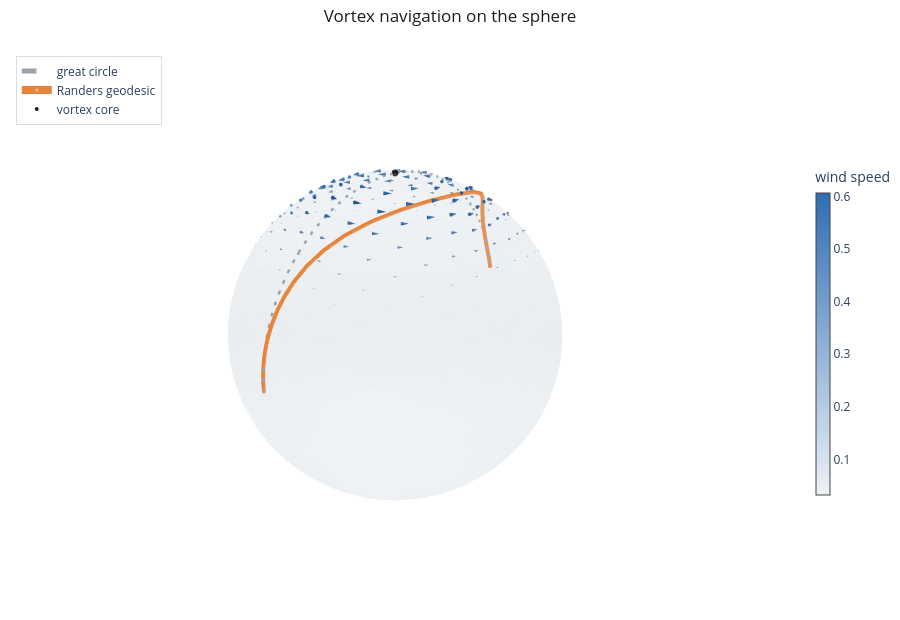

Notebook code cell kept with this figure:
### Markdown cell above
## 4. The wind field and the two routes

We sample the vortex over the sphere and draw it as a cone field; cone size follows the wind speed, so
the swirl shows as concentrated at the core and fading outward. Rotate the figure to follow the red
Randers geodesic leaning into the swirl while the great circle runs straight over the top.

### Code cell
pts, _ = generate_icosphere(radius=1.0, subdivisions=3)
pts = np.array(pts)
W = np.array(jax.vmap(lambda p: sphere.to_tangent(p, w_net(p)))(jnp.array(pts)))
keep = np.linalg.norm(W, axis=1) > 0.03

fig = go.Figure()
fig.add_trace(plotly_sphere(1.0))
fig.add_trace(plotly_cones(pts[keep], W[keep], name="wind", sizeref=0.35,
                           showscale=True, colorbar_title="wind speed"))
fig.add_trace(plotly_path(traj_riem.xs, color=PALETTE["muted"], name="great circle",
                          width=5, dash="dash"))
fig.add_trace(plotly_path(traj_rand.xs, color=PALETTE["accent"], name="Randers geodesic", width=8))
fig.add_trace(go.Scatter3d(x=[0], y=[0], z=[1], mode="markers",
                           marker=dict(size=4, color=PALETTE["ink"]), name="vortex core"))
plotly_layout(fig, "Vortex navigation on the sphere")
fig.show()

### Figure 1 — Plotly figure (JSON) as saved in the notebook; plotly's stock layout.template omitted (floating-point values rounded to 4 significant figures; data arrays with more than 128 entries replaced by an {"elided": "..."} marker saying what was removed)
{"data": [{"colorscale": [[0.0, "#cdd8e3"], [1.0, "#cdd8e3"]], "hoverinfo": "skip", "lighting": {"ambient": 0.9, "diffuse": 0.2, "specular": 0.05}, "name": "", "opacity": 0.16, "showscale": false, "type": "surface", "x": {"elided": "60x30 float values"}, "y": {"elided": "60x30 float values"}, "z": {"elided": "60x30 float values"}}, {"anchor": "tail", "colorbar": {"len": 0.6, "thickness": 14, "title": {"text": "wind speed"}}, "colorscale": [[0.0, "#eef2f7"], [1.0, "#2f6db5"]], "hoverinfo": "skip", "name": "wind", "showscale": true, "sizemode": "scaled", "sizeref": 0.35, "type": "cone", "u": {"elided": "228 float values"}, "v": {"elided": "228 float values"}, "w": {"elided": "228 float values"}, "x": {"elided": "228 float values"}, "y": {"elided": "228 float values"}, "z": {"elided": "228 float values"}}, {"line": {"color": "#9aa3ad", "dash": "dash", "width": 5}, "marker": {"color": "#9aa3ad", "size": [5, 0, 0, 0, 0, 0, 0, 0, 0, 0, 0, 0, 0, 0, 0, 0, 0, 0, 0, 0, 0, 0, 0, 0, 0, 0, 0, 0, 0, 0, 0, 0, 0, 0, 0, 0, 0, 0, 0, 0, 0, 0, 0, 0, 0, 0, 0, 0, 0, 0, 0]}, "mode": "lines+markers", "name": "great circle", "showlegend": true, "type": "scatter3d", "x": [1.0, 1.0, 0.9999, 0.9997, 0.9994, 0.999, 0.9985, 0.9976, 0.9963, 0.9944, 0.9917, 0.9876, 0.9816, 0.9729, 0.9604, 0.9426, 0.9177, 0.8836, 0.8379, 0.7785, 0.7034, 0.6113, 0.5025, 0.3785, 0.2423, 0.09869, -0.04702, -0.1893, -0.3229, -0.444, -0.5501, -0.6401, -0.7145, -0.7745, -0.8218, -0.8587, -0.8871, -0.9087, -0.9251, -0.9376, -0.9471, -0.9544, -0.9601, -0.9646, -0.9682, -0.9711, -0.9735, -0.9756, -0.9774, -0.979, -0.9806], "y": [0.0, -1.961e-06, -3.592e-06, -4.597e-06, -4.667e-06, -3.507e-06, -9.006e-07, 3.371e-06, 9.54e-06, 1.775e-05, 2.813e-05, 4.093e-05, 5.627e-05, 7.444e-05, 9.553e-05, 0.0001199, 0.0001475, 0.0001783, 0.0002119, 0.0002475, 0.000284, 0.0003196, 0.0003522, 0.0003797, 0.0003999, 0.0004112, 0.0004126, 0.0004042, 0.0003866, 0.0003614, 0.0003308, 0.0002968, 0.0002616, 0.0002268, 0.000194, 0.0001639, 0.0001372, 0.000114, 9.425e-05, 7.763e-05, 6.384e-05, 5.238e-05, 4.288e-05, 3.49e-05, 2.812e-05, 2.225e-05, 1.707e-05, 1.24e-05, 8.081e-06, 3.985e-06, 0.0], "z": [0.0, 0.007697, 0.01565, 0.02409, 0.03332, 0.0437, 0.05558, 0.06942, 0.08582, 0.1054, 0.1288, 0.157, 0.1908, 0.2311, 0.2785, 0.334, 0.3973, 0.4683, 0.5458, 0.6276, 0.7108, 0.7914, 0.8646, 0.9256, 0.9702, 0.9951, 0.9989, 0.9819, 0.9464, 0.896, 0.8351, 0.7683, 0.6997, 0.6326, 0.5698, 0.5124, 0.4616, 0.4175, 0.3797, 0.3477, 0.3209, 0.2984, 0.2796, 0.2638, 0.2503, 0.2388, 0.2287, 0.2197, 0.2114, 0.2037, 0.1961]}, {"line": {"color": "#e8833a", "width": 8}, "marker": {"color": "#e8833a", "size": [5, 0, 0, 0, 0, 0, 0, 0, 0, 0, 0, 0, 0, 0, 0, 0, 0, 0, 0, 0, 0, 0, 0, 0, 0, 0, 0, 0, 0, 0, 0, 0, 0, 0, 0, 0, 0, 0, 0, 0, 0, 0, 0, 0, 0, 0, 0, 0, 0, 0, 0]}, "mode": "lines+markers", "name": "Randers geodesic", "showlegend": true, "type": "scatter3d", "x": [1.0, 1.0, 0.9999, 0.9997, 0.9994, 0.9991, 0.9985, 0.9976, 0.9964, 0.9946, 0.9921, 0.9883, 0.9829, 0.9752, 0.9643, 0.949, 0.9281, 0.8997, 0.8622, 0.8136, 0.7515, 0.6736, 0.5764, 0.4555, 0.306, 0.1258, -0.07903, -0.2852, -0.4572, -0.5824, -0.6718, -0.7379, -0.7884, -0.8281, -0.8595, -0.8844, -0.9042, -0.9198, -0.9323, -0.9421, -0.9499, -0.9561, -0.9611, -0.9652, -0.9685, -0.9713, -0.9736, -0.9756, -0.9774, -0.9791, -0.9806], "y": [0.0, -8.296e-05, -0.0001699, -0.0002656, -0.0003734, -0.0004936, -0.0006195, -0.0007355, -0.0008085, -0.0007819, -0.0005661, -1.33e-05, 0.001078, 0.003017, 0.006177, 0.01116, 0.01865, 0.02966, 0.04551, 0.0679, 0.09904, 0.1411, 0.1952, 0.2586, 0.3219, 0.3685, 0.3787, 0.34, 0.2661, 0.189, 0.1264, 0.08034, 0.04821, 0.02641, 0.01218, 0.003214, -0.002022, -0.00476, -0.005873, -0.005984, -0.005523, -0.004787, -0.003969, -0.003173, -0.00246, -0.001851, -0.001345, -0.00093, -0.0005836, -0.0002817, 0.0], "z": [0.0, 0.007678, 0.0156, 0.024, 0.03317, 0.04343, 0.05512, 0.06865, 0.08458, 0.1034, 0.1258, 0.1524, 0.184, 0.2213, 0.2647, 0.315, 0.372, 0.4355, 0.5045, 0.5775, 0.6522, 0.7255, 0.7935, 0.8519, 0.896, 0.9211, 0.9221, 0.8962, 0.8486, 0.7906, 0.7299, 0.6701, 0.6132, 0.5599, 0.5111, 0.4667, 0.4271, 0.3923, 0.3617, 0.3353, 0.3125, 0.2929, 0.2761, 0.2616, 0.249, 0.238, 0.2283, 0.2195, 0.2113, 0.2036, 0.1961]}, {"marker": {"color": "#1d1d1f", "size": 4}, "mode": "markers", "name": "vortex core", "type": "scatter3d", "x": [0], "y": [0], "z": [1]}], "layout": {"height": 620, "legend": {"bgcolor": "rgba(255,255,255,0.6)", "bordercolor": "#d8dee6", "borderwidth": 1, "font": {"size": 12}, "x": 0.02, "y": 0.98}, "margin": {"b": 0, "l": 0, "r": 0, "t": 44}, "paper_bgcolor": "white", "scene": {"aspectmode": "data", "camera": {"eye": {"x": 1.35, "y": 1.25, "z": 0.8}}, "xaxis": {"showbackground": false, "showgrid": false, "showticklabels": false, "title": {"text": ""}, "visible": false, "zeroline": false}, "yaxis": {"showbackground": false, "showgrid": false, "showticklabels": false, "title": {"text": ""}, "visible": false, "zeroline": false}, "zaxis": {"showbackground": false, "showgrid": false, "showticklabels": false, "title": {"text": ""}, "visible": false, "zeroline": false}}, "title": {"font": {"color": "#1d1d1f", "size": 17}, "text": "Vortex navigation on the sphere", "x": 0.5, "xanchor": "center"}}}
